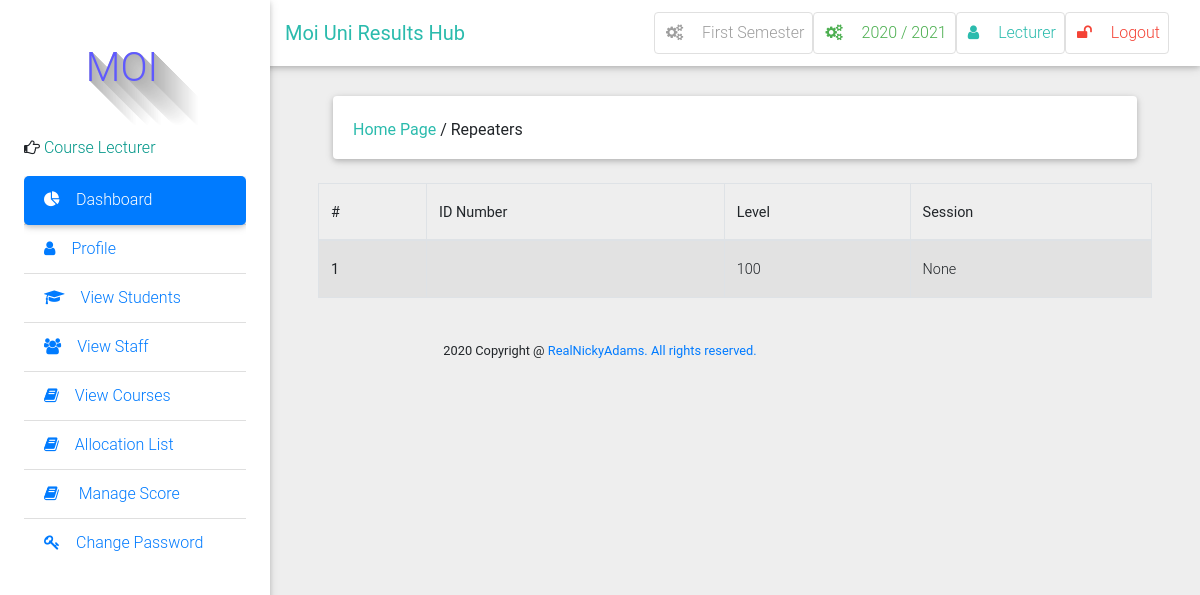
Page /students/repeat-list/ (signed in) on the committed database.
### result/models.py (models this page shows, shortened)
class Semester(models.Model):
    semester = models.CharField(max_length=10, choices=SEMESTER, blank=True)
    is_current_semester = models.BooleanField(default=False, blank=True, null=True)
    session = models.ForeignKey(Session, on_delete=models.CASCADE, blank=True, null=True)
    next_semester_begins = models.DateField(null=True, blank=True)
    def __str__(self):
        return self.semester

class Session(models.Model):
    session = models.CharField(max_length=200, unique=True)
    is_current_session = models.BooleanField(default=False, blank=True, null=True)
    next_session_begins = models.DateField(blank=True, null=True)
    def __str__(self):
        return self.session

class User(AbstractUser):
    is_student = models.BooleanField(default=False)
    is_lecturer = models.BooleanField(default=False)
    phone = models.CharField(max_length=60, blank=True, null=True)
    address = models.CharField(max_length=60, blank=True, null=True)
    picture = models.ImageField(upload_to="pictures/", blank=True, null=True)
    email = models.EmailField(blank=True, null=True)
    admission = models.CharField(max_length=10)
    username_validator = ASCIIUsernameValidator()

class RepeatingStudent(models.Model):
    student = models.ForeignKey(Student, on_delete=models.CASCADE)
    level = models.CharField(max_length=100, choices=LEVEL)
    session = models.CharField(max_length=100, blank=True, null=True)

### result/views.py (the view)
# urls.py: path('students/repeat-list/', views.repeat_list, name='repeat_list'),
@login_required
def repeat_list(request):
    students = RepeatingStudent.objects.all()
    return render(request, 'students/repeaters.html', {"students": students})

### result/context_processors.py (called while the page is built)
def get_current_year_to_context(request):
    current_datetime = datetime.datetime.now()
    return {
        'current_year': current_datetime.year
    }

def session_processor(request):
    current_session = Session.objects.get(is_current_session=True)
    return {"current_session": current_session}

def semester_processor(request):
    current_semester = Semester.objects.get(is_current_semester=True)
    return {"current_semester": current_semester}

### templates/students/repeaters.html (shortened to what this page needs)
{% extends 'base.html' %}
{% block side_bar %}
    {% include 'partial_active_element.html' with active='Dashboard' %}
{% endblock %}
{% block content %}
	<div class="container-fluid mt-5">
            <div class="card mb-4 wow fadeIn">
                <div class="card-body d-sm-flex justify-content-between">
                    <h6 class="mb-2 mb-sm-0 pt-1">
                        <a class='text-default' href="/">Home Page</a>
                        <span>/</span>
                        <span>Repeaters</span>
                    </h6>
                </div>
            </div>
          </div>
  <div class="table-wrapper-scroll-y">
  <table class="table table-bordered table-striped">
                     <thead>
                        <tr>
                          <th scope="col">#</th>
                          <th scope="col">ID Number</th>
                          <th scope="col">Level</th>
                          <th scope="col">Session</th>
                        </tr>
                    </thead>
                {% for student in students %}
                    <tbody>
                        <tr>
                          <th scope="row">{{ forloop.counter }}</th>
                          <td>{{ student.id_number }}</td>
                          <td>{{ student.level }}</td>
                          <td>{{ student.session }}</td>
                        </tr>
                {% endfor %}
                 </table>
            </div>
        <br>
{% endblock %}

### templates/base.html (shortened to what this page needs)
 {%load static %}
<!DOCTYPE html>
<html lang="en">
    <head>
        <link rel="stylesheet" href="https://maxcdn.bootstrapcdn.com/font-awesome/4.7.0/css/font-awesome.min.css">
        <link href="{% static 'css/bootstrap.min.css' %}" rel="stylesheet">
        <link href="{% static 'css/mdb.min.css' %}" rel="stylesheet">
        <link href="{% static 'css/style.css' %}" rel="stylesheet">
    </head>
    <body class="grey lighten-3">
    <header>
        <nav class="navbar fixed-top navbar-expand-lg navbar-light white scrolling-navbar">
            <div class="container-fluid">
                <a class="navbar-brand waves-effect" href="/">
                    <strong class="text-default ">Moi Uni Results Hub</strong>
                </a>
                <div class="collapse navbar-collapse" id="navbarSupportedContent">
                          {% if user.is_authenticated %}
                    <ul class="navbar-nav nav-flex-icons">
                        <li class="nav-item">
                            <a href="{% if request.user.is_superuser %}{% url 'manage_semester' %}{% else %}#{% endif %}" class="nav-link border border-light grey-text rounded waves-effect">
                                <i class="fa fa-cogs mr-3"></i>{{ current_semester }} Semester
                            </a>
                        </li>
                        <li class="nav-item">
                            <a href="{% if request.user.is_superuser %}{% url 'manage_session' %}{% else %}#{% endif %}" class="nav-link border border-light green-text rounded waves-effect">
                                <i class="fa fa-cogs mr-3"></i>{{ current_session }}
                            </a>
                        </li>
                        <li class="nav-item">
                            <a href="{% url 'profile' %}" class="nav-link border border-light rounded waves-effect text-default">
                                <i  class="fa fa-user mr-3"></i>{{ user|capfirst }}
                            </a>
                        </li>
                         <li class="nav-item">
                            <a href="/accounts/logout/" class="nav-link border border-light rounded waves-effect red-text">
                                <i class="fa fa-unlock mr-3"></i>Logout
                            </a>
                        </li>
                    {% endif %}
                </div>
            </div>
        </nav>
        <div class="sidebar-fixed position-fixed">
                <p style="margin-left: 30px;" id="icon" class="logo"> MOI</p>
                {% if request.user.is_lecturer %}
                <p><i class="fa fa-hand-o-right" aria-hidden="true"></i>
                    <span class="teal-text text-center"> Course Lecturer</span></p>
                {% elif request.user.is_student %}
                <p><i class="fa fa-hand-o-right" aria-hidden="true"></i>
                    <span class="teal-text text-center"> Student</span></p>
                {% else %}
                <p><i class="fa fa-hand-o-right" aria-hidden="true"></i>
                    <span class="teal-text text-center"> System Admin</span></p>
                {% endif %}
            <div class="dashboard">
            {% block side_bar %}{% endblock side_bar %}
            </div>
        </div>
    </header>
    <main class="pt-5 mx-lg-5">
        {% block content%} {% endblock %}
    </main>
<footer class="footer text-center">
        <div class="container">
            <small class="copyright">{{ current_year }} Copyright @ <a href="#">RealNickyAdams. All rights reserved. </a></small>
        </div>
    </footer>
    </body>
</html>

### static/css/style.css (style rules this page uses)
.sidebar-fixed { height: 100vh; width: 270px; -webkit-box-shadow: 0 2px 5px 0 rgba(0, 0, 0, 0.16), 0 2px 10px 0 rgba(0, 0, 0, 0.12); box-shadow: 0 2px 5px 0 rgba(0, 0, 0, 0.16), 0 2px 10px 0 rgba(0, 0, 0, 0.12); z-index: 1050; background-color: #fff; padding: 1.5rem; padding-top: 0; }
@media (min-width: 1200px) { .navbar, .page-footer, main { padding-left: 270px; } }
.logo { text-color:#006666; text-shadow: rgb(179, 179, 179) 0px 0px 0px, rgb(180, 180, 180) 1px 1px 0px, rgb(182, 182, 182) 2px 2px 0px, rgb(184, 184, 184) 3px 3px 0px, rgb(185, 185, 185) 4px 4px 0px, rgb(187, 187, 187) 5px 5px 0px, rgb(189, 189, 189) 6px 6px 0px, rgb(190, 190, 190) 7px 7px 0px, rgb(192, 192, 192) 8px 8px 0px, rgb(194, 194, 194) 9px 9px 0px, rgb(195, 195, 195) 10px 10px 0px, rgb(197, 197, 197) 11px 11px 0px, rgb(199, 199, 199) 12px 12px 0px, rgb(201, 201, 201) 13px 13px 0px, rgb(202, 202, 202) 14px 14px 0px, rgb(204, 204, 204) 15px 15px 0px, rgb(206, 206, 206) 16px 16px 0px, rgb(207, 207, 207) 17px 17px 0px, rgb(209, 209, 209) 18px 18px 0px, rgb(211, 211, 211) 19px 19px 0px, rgb(212, 212, 212) 20px 20px 0px, rgb(214, 214, 214) 21px 21px 0px, rgb(216, 216, 216) 22px 22px 0px, rgb(218, 218, 218) 23px 23px 0px, rgb(219, 219, 219) 24px 24px 0px, rgb(221, 221, 221) 25px 25px 0px, rgb(223, 223, 223) 26px 26px 0px, rgb(224, 224, 224) 27px 27px 0px, rgb(226, 226, 226) 28px 28px 0px, rgb(228, 228, 228) 29px 29px 0px, rgb(230, 230, 230) 30px 30px 0px, rgb(231, 231, 231) 31px 31px 0px, rgb(233, 233, 233) 32px 32px 0px, rgb(235, 235, 235) 33px 33px 0px, rgb(236, 236, 236) 34px 34px 0px, rgb(238, 238, 238) 35px 35px 0px, rgb(240, 240, 240) 36px 36px 0px, rgb(241, 241, 241) 37px 37px 0px, rgb(243, 243, 243) 38px 38px 0px, rgb(245, 245, 245) 39px 39px 0px, rgb(247, 247, 247) 40px 40px 0px, rgb(248, 248, 248) 41px 41px 0px, rgb(250, 250, 250) 42px 42px 0px, rgb(252, 252, 252) 43px 43px 0px, rgb(253, 253, 253) 44px 44px 0px; font-size: 40px; color: rgb(95, 89, 255); height: 120px; width: 136px; line-height: 136px; border-radius: ; text-align: center; background-color: rgb(255, 255, 255); }

### templates/base.html (style rules this page uses)
.dashboard { display: block; max-height: 500px; overflow-y: auto; -ms-overflow-style: -ms-autohiding-scrollbar; }

### templates/students/repeaters.html (style rules this page uses)
.table-wrapper-scroll-y { display: block; max-height: 350px; overflow-y: auto; -ms-overflow-style: -ms-autohiding-scrollbar; }

### rows in the picture
Semester: semester "First"
Session: session "2020 / 2021"
User: username "Lecturer"
RepeatingStudent: level "100", session "None"
